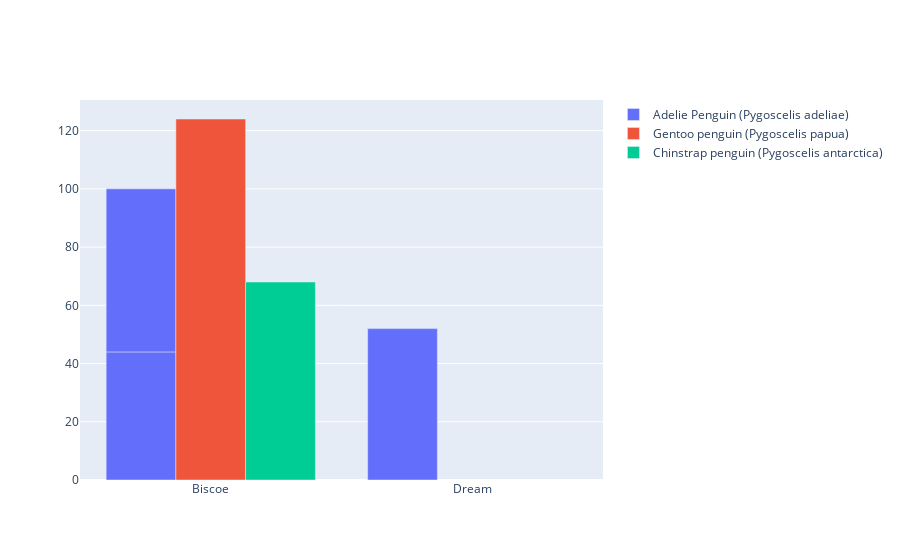

The cell this chart's notebook holds for it:
### Code cell
# Create the base figure
fig = go.Figure()

# Loop through the species
for species in ['Adelie Penguin (Pygoscelis adeliae)', 'Gentoo penguin (Pygoscelis papua)', 'Chinstrap penguin (Pygoscelis antarctica)']:
  # Add a bar chart trace
  fig.add_trace(go.Bar(x=penguins_grouped['Island'],
    # Set the appropriate y subset and name
    y=penguins_grouped[penguins_grouped.Species == species]['count'],
    name=species))
# Show the figure
fig.show()

### Figure 1 — Plotly figure (JSON) as saved in the notebook; plotly's stock layout.template omitted (floating-point values rounded to 4 significant figures)
{"data": [{"name": "Adelie Penguin (Pygoscelis adeliae)", "type": "bar", "x": ["Biscoe", "Biscoe", "Dream", "Dream", "Torgersen"], "y": [44, 56, 52]}, {"name": "Gentoo penguin (Pygoscelis papua)", "type": "bar", "x": ["Biscoe", "Biscoe", "Dream", "Dream", "Torgersen"], "y": [124]}, {"name": "Chinstrap penguin (Pygoscelis antarctica)", "type": "bar", "x": ["Biscoe", "Biscoe", "Dream", "Dream", "Torgersen"], "y": [68]}], "layout": {}}
